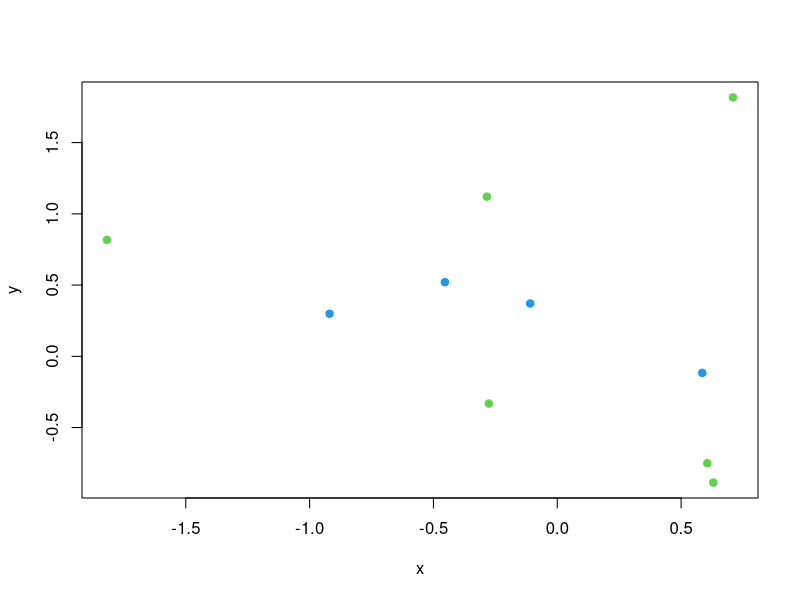
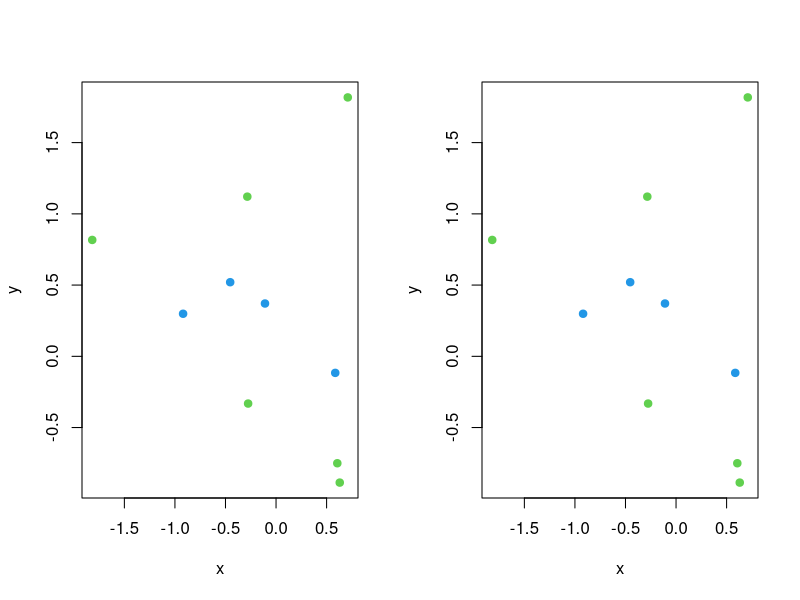

The R script that drew these images, in order: (Note: this script raises an error after producing the figures.)
### Cross Vaildation

## Key ideas
# - sub-sampling the training data
# - avoiding overfitting
# - making predictions generalizable

# Overfitting
set.seed(12345)
x <- rnorm(10); y <- rnorm(10); z <- rbinom(10,size=1,prob=0.5)
plot(x,y,pch=19,col=(z+3))

# Classifier
par(mfrow=c(1,2))
zhat <- (-0.2 < y) & (y < 0.6)
plot(x,y,pch=19,col=(z+3)); plot(x,y,pch=19,col=(zhat+3))

# New data - if -0.2 <y < 0.6 call blue, otherwise green
set.seed(1233)
xnew <- rnorm(10); ynew <- rnorm(10); znew <- rbinom(10,size=1,prob=0.5)
par(mfrow=c(1,2)); zhatnew <- (-0.2 < ynew) & (ynew < 0.6)
plot(xnew,ynew,pch=19,col(z+3)); plot(xnew,ynew,pch=19,col=(zhatnew+3))

## Key idea
# - accuracy on the training set (resubstitution accuracy) is optimistic
# - a better estimate comes from an independent set (test set accuracy)
# - but we can't use the test set when building the model or it becomes part of the training set
# - so we estimate the test set accuracy with the training set

## Cross-validation
# Approach:
# 1. Use the training set
# 2. Split it into training/test sets
# 3. Build a model on the training set
# 4. Evaluate on the test set
# 5. Repeat and average the estimated errors

# Used for:
# 1. Picking variables to include in a model (feature selection)
# 2. Picking the type of prediction function to use
# 3. Picking the parameters in the prediction function
# 4. Comparing different predictors (estimate their errors on another set) ( more accurate estimate of out of sample population)

## Random subsampling
## K-fold
## Leave one out

y1 <- y[1:5]; x1 <- x[1:5]; z1 <- z[1:5]
y2 <- y[6:10]; x2 <- x[6:10]; z2 <- z[6:10];
zhat2 <- (y2 < 1) & (y2 > -0.5)
par(mfrow=c(1,3))
plot(x1,y1,col=(z1+3),pch=19); plot(x2,y2,col=(z2+3),pch=19); plot(x2,y2,col=(zhat2+3),pch=19)

## Notes
# the training and test sets must come from the same population
# sampling should be designed to mimic real patterns (e.g. sampling time chunks for time series)
# cross-validation estimates have variance - it is difficult to estimate how much
# cvTools
# boot